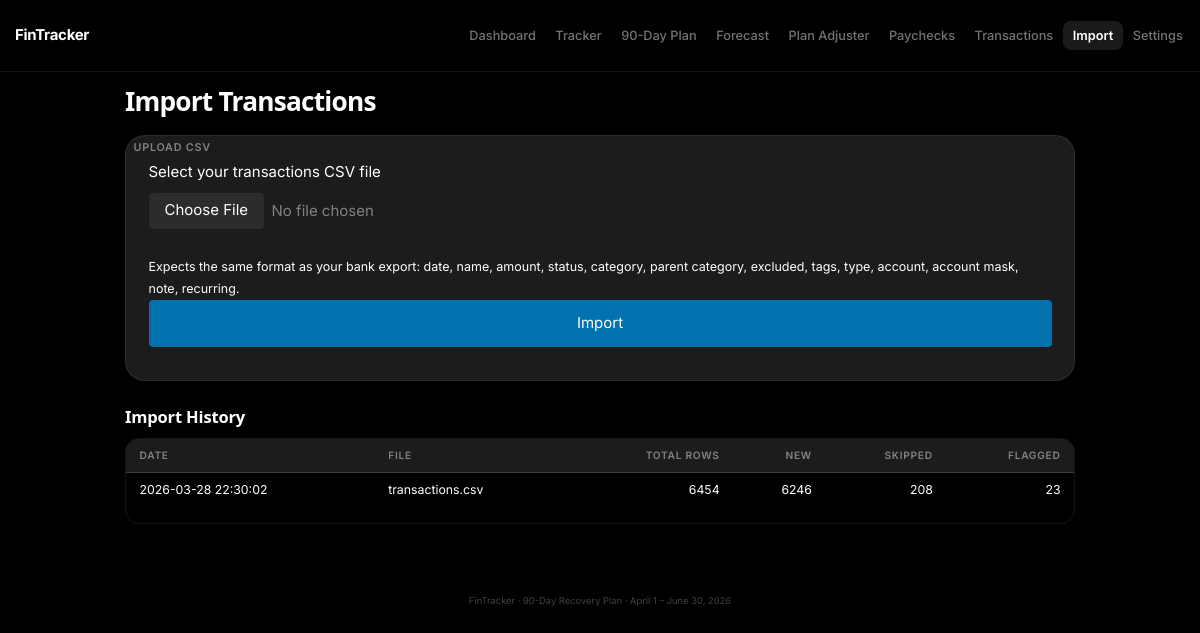
The page /import on the database its author committed.
### tables this page shows
CREATE TABLE import_batches (
    id INTEGER PRIMARY KEY AUTOINCREMENT,
    filename TEXT,
    imported_at TEXT DEFAULT (datetime('now')),
    row_count INTEGER,
    new_count INTEGER,
    skipped_count INTEGER,
    flagged_count INTEGER DEFAULT 0
);

### app.py (the view, shortened to what this page needs)
@app.route("/import", methods=["GET", "POST"])
def import_page():
    db = get_db()
    result = None
    batches = models.get_import_batches(db)
    return render_template("import.html", result=result, batches=batches)

### app.py (called while the page is built)
def get_db():
    if "db" not in g:
        g.db = sqlite3.connect(DB_PATH)
        g.db.row_factory = sqlite3.Row
        g.db.execute("PRAGMA foreign_keys = ON")
    return g.db

### models.py (called while the page is built)
def get_import_batches(db, limit=10):
    rows = db.execute(
        "SELECT * FROM import_batches ORDER BY imported_at DESC LIMIT ?", (limit,)
    ).fetchall()
    return [dict(r) for r in rows]

### templates/import.html (shortened to what this page needs)
{% extends "base.html" %}
{% block content %}
<h1>Import Transactions</h1>
<article>
    <header>Upload CSV</header>
    <form method="post" enctype="multipart/form-data">
        <label>
            Select your transactions CSV file
            <input type="file" name="csv_file" accept=".csv" required>
        </label>
        <small>Expects the same format as your bank export: date, name, amount, status, category, parent category, excluded, tags, type, account, account mask, note, recurring.</small>
        <button type="submit">Import</button>
    </form>
</article>
{% if batches %}
<section>
    <h2>Import History</h2>
    <figure>
        <table>
            <thead>
                <tr>
                    <th>Date</th>
                    <th>File</th>
                    <th style="text-align:right">Total Rows</th>
                    <th style="text-align:right">New</th>
                    <th style="text-align:right">Skipped</th>
                    <th style="text-align:right">Flagged</th>
                </tr>
            </thead>
            <tbody>
                {% for b in batches %}
                <tr>
                    <td>{{ b.imported_at }}</td>
                    <td>{{ b.filename }}</td>
                    <td style="text-align:right">{{ b.row_count }}</td>
                    <td style="text-align:right">{{ b.new_count }}</td>
                    <td style="text-align:right">{{ b.skipped_count }}</td>
                    <td style="text-align:right">{{ b.flagged_count }}</td>
                </tr>
                {% endfor %}
            </tbody>
        </table>
    </figure>
</section>
{% endif %}
{% endblock %}

### static/style.css (style rules this page uses)
:root { --bg: #000000; --bg-card: #1C1C1E; --bg-card-2: #2C2C2E; --bg-elevated: #3A3A3C; --border: rgba(255, 255, 255, 0.08); --text: #FFFFFF; --text-muted: rgba(255, 255, 255, 0.45); --text-subtle: rgba(255, 255, 255, 0.25); --green: #32D74B; --green-dim: rgba(50, 215, 75, 0.15); --red: #FF453A; --red-dim: rgba(255, 69, 58, 0.15); --blue: #0A84FF; --blue-dim: rgba(10, 132, 255, 0.15); --amber: #FF9F0A; --amber-dim: rgba(255, 159, 10, 0.12); --purple: #BF5AF2; --radius-sm: 8px; --radius-md: 14px; --radius-lg: 20px; --shadow: 0 4px 24px rgba(0, 0, 0, 0.5); --shadow-sm: 0 2px 8px rgba(0, 0, 0, 0.35); }
[data-theme="dark"] { --pico-background-color: var(--bg); --pico-card-background-color: var(--bg-card); --pico-card-border-color: var(--border); --pico-muted-color: var(--text-muted); --pico-primary: var(--blue); --pico-color: var(--text); --pico-secondary-background: var(--bg-card-2); --pico-table-border-color: var(--border); --pico-nav-background-color: transparent; }
*, *::before, *::after { box-sizing: border-box; }
html, body { background: var(--bg); color: var(--text); font-family: 'Inter', -apple-system, BlinkMacSystemFont, sans-serif; -webkit-font-smoothing: antialiased; font-size: 15px; line-height: 1.5; }
h1 { font-size: 1.75rem; font-weight: 700; letter-spacing: -0.03em; margin-bottom: 1.25rem; color: var(--text); }
h2 { font-size: 1.1rem; font-weight: 600; letter-spacing: -0.01em; color: var(--text); margin-top: 1.75rem; margin-bottom: 0.75rem; }
article { background: var(--bg-card); border: 1px solid var(--border); border-radius: var(--radius-lg); padding: 1.25rem 1.5rem; box-shadow: var(--shadow-sm); }
article header { font-size: 0.72rem; font-weight: 600; text-transform: uppercase; letter-spacing: 0.07em; color: var(--text-muted); margin-bottom: 0.35rem; padding: 0; background: none; border: none; }
section { margin-bottom: 1.5rem; }
figure { margin: 0; overflow: hidden; border-radius: var(--radius-md); border: 1px solid var(--border); }
figure table { font-size: 0.82rem; width: 100%; border-collapse: collapse; background: var(--bg-card); }
figure table th { font-size: 0.68rem; font-weight: 600; text-transform: uppercase; letter-spacing: 0.07em; color: var(--text-muted); background: var(--bg-card); padding: 0.6rem 0.9rem; border-bottom: 1px solid var(--border); }
figure table td { padding: 0.55rem 0.9rem; border-bottom: 1px solid rgba(255,255,255,0.04); color: var(--text); }
figure table tr:last-child td { border-bottom: none; }
[role="button"], button, input[type="submit"] { border-radius: var(--radius-sm); font-family: 'Inter', sans-serif; font-weight: 600; font-size: 0.85rem; transition: opacity 0.15s, transform 0.1s; }

### rows shown on the page
import_batches: imported_at "2026-03-28 22:30:02", filename "transactions.csv", row_count "6454", new_count "6246", skipped_count "208", flagged_count "23"
